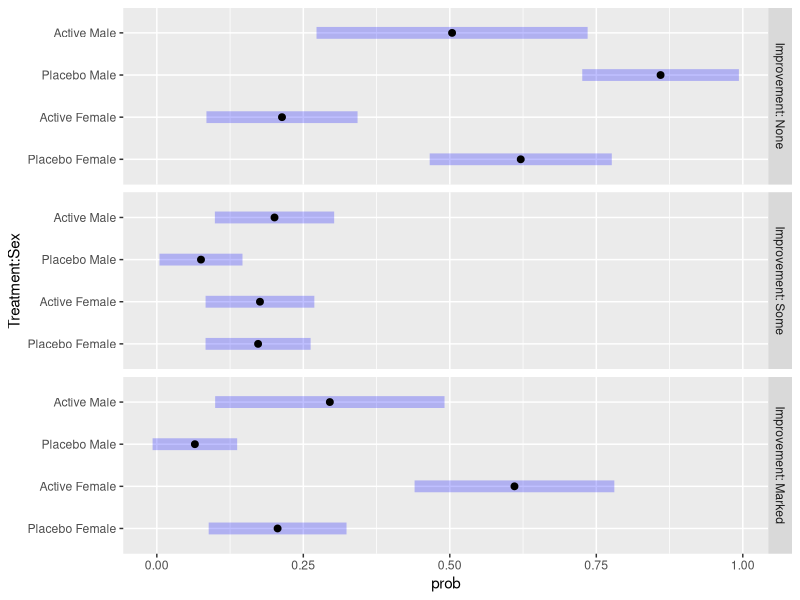

Write R code to recreate this figure.
## ---- chunk 1
library(tidyverse)
arthritis <- read.csv("arthritis_9.csv",stringsAsFactors = T)
glimpse(arthritis)
## ---- chunk 2
levels(arthritis$Improvement)
levels(arthritis$Treatment)
levels(arthritis$Sex)
## ---- chunk 3

arthritis <- arthritis |>
  mutate(Improvement = factor(Improvement, levels = c("None","Some", "Marked"),ordered=T),
         Treatment = factor(Treatment,levels=c("Placebo","Active")))
## ---- chunk 4
library(MASS)
library(car)
options(contrasts = c("contr.treatment", "contr.poly"))
mod_po <- polr(Improvement~Treatment+Sex,data=arthritis,Hess = TRUE)
summary(mod_po)

exp(coef(mod_po))
poTest(mod_po)

Anova(mod_po)
## ---- chunk 5
library(emmeans)
emm_cum <- emmeans(mod_po,~Treatment*Sex|cut,mode="cum.prob")
emm_cum


emm_prob <- emmeans(mod_po,~Treatment*Sex|Improvement,mode="prob")
emm_prob
emm_prob |> plot()

## ---- chunk 6
emm_treatment <- emmeans(mod_po,~Treatment)
contrast(emm_treatment,method="revpairwise",infer=T) |> 
  as.data.frame() |> 
  mutate(OR = exp(estimate),
         OR.LCL = exp(asymp.LCL),
         OR.UCL = exp(asymp.UCL))

emm_sex <- emmeans(mod_po,~Sex)
contrast(emm_sex,method="pairwise",infer=T) |> 
  as.data.frame() |> 
  mutate(OR = exp(estimate),
         OR.LCL = exp(asymp.LCL),
         OR.UCL = exp(asymp.UCL))
## ---- chunk 7
library(tidyverse) 
air_pollution <- read.csv("air_pollution.csv",stringsAsFactors = TRUE)
air_pollution <- air_pollution |> 
  mutate(Level = factor(Level, ordered=T))

glimpse(air_pollution)
## ---- chunk 8
library(MASS)
library(car)
options(contrasts = c("contr.treatment", "contr.poly"))
mod_po <- polr(Level~Air + Exposure + Smoking, data=air_pollution,Hess=TRUE)

summary(mod_po)

Anova(mod_po)
poTest(mod_po)
## ---- chunk 9
library(emmeans)
emm_cum <- emmeans(mod_po,~Air+Exposure+Smoking|cut,mode="cum.prob")
emm_cum


emm_prob <- emmeans(mod_po,~Air+Exposure+Smoking|Level,mode="prob")
emm_prob

## ---- chunk 10
emm_Air <- emmeans(mod_po,~Air)
contrast(emm_Air,method="revpairwise",infer=T) |> 
  as.data.frame() |> 
  mutate(OR = exp(estimate),
         OR.LCL = exp(asymp.LCL),
         OR.UCL = exp(asymp.UCL))

emm_Ex <- emmeans(mod_po,~Exposure)
contrast(emm_Ex,method="revpairwise",infer=T) |> 
  as.data.frame() |> 
  mutate(OR = exp(estimate),
         OR.LCL = exp(asymp.LCL),
         OR.UCL = exp(asymp.UCL))

emm_Smoking <- emmeans(mod_po,~Smoking)
contrast(emm_Smoking,method="pairwise",infer=T,adjust="tukey") |> 
  as.data.frame() |> 
  mutate(OR = exp(estimate),
         OR.LCL = exp(asymp.LCL),
         OR.UCL = exp(asymp.UCL))
## ---- chunk 11
library(tidyverse)
cycling <- expand.grid(Relief = c("Major","Moderate","None"),
                       Gender = c("Female","Male"),
                       Type = c("Test","Gel"))

cycling$count <- c(12,8,5,8,14,15,15,5,9,8,4,20)
cycling <- cycling |> 
  mutate(Relief = ordered(Relief, levels = c("Major","Moderate","None"))) |> 
  uncount(weights=count)

## ---- chunk 12
library(MASS)
library(ordinal)
library(car)
mod_po <- polr(Relief~Gender+Type,data=cycling)
poTest(mod_po)
## ---- chunk 13
library(VGAM)
library(car)
modv<- vglm(Relief~Gender+Type,
    family = cumulative(parallel=FALSE~ Type),
    data=cycling)

summary(modv)
Anova(modv)
## ---- chunk 14
# Odds Ratio

exp(coef(modv))
exp(confint(modv))

# For reverse pairwise order: (note that the limits are reversed.)
exp(-coef(modv))
exp(-confint(modv))
## ---- chunk 15
mod_po <- polr(Improvement~Sex+Treatment,data=arthritis)
poTest(mod_po)
## ---- chunk 16
library(tidyverse)
school <- expand.grid(Program = c("Regular","After"),
                      Style = c("Self","Team","Class"),
                      School = c("1","2","3"))

school$Count <- c(10,5,17,12,26,50,21,16,17,12,26,36,15,12,15,12,16,20)

school <- school |> 
  uncount(weights = Count)
## ---- chunk 17
modv <- vglm(Style~School + Program,
             data=school,
             family=multinomial(parallel=FALSE, refLevel=3))

summary(modv)
library(car)
Anova(modv)

# Odds Ratio
exp(coef(modv))
exp(confint(modv))
## ---- chunk 18
firecracker <- expand.grid(Injury=c("Fingers","Face","Other"),
                           Agegroup=c("A","B"),
                           Clinic = c("1","2","3"))

firecracker$Count <- c(25,18,5,13,5,3,42,7,12,23,5,5,10,4,4,9,7,5)
firecracker <- firecracker |> 
  uncount(weights=Count)
## ---- chunk 19
modv <- vglm(Injury~Clinic+Agegroup,
             data=firecracker,
             family=multinomial(parallel=FALSE, refLevel=3))

summary(modv)
library(car)
Anova(modv)

# Odds Ratio - note that the confidence interval limits are reversed.
exp(-coef(modv))
exp(-confint(modv))
